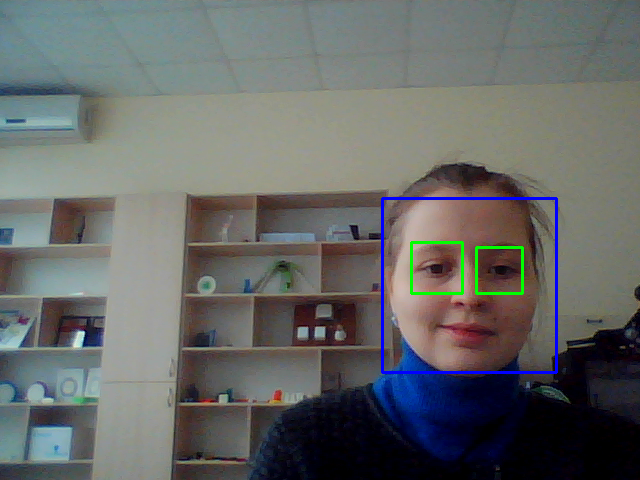
#> input picture opencv_frame_0.png, 640 x 480 px
$ python -i MyRecognition.py   (imports and definitions only)   (older library calls are emulated)
#> lines starting #> are read from the running program, lines starting #| are printed output that depends on the picture; after the words box and inside, x2 and y2 are one past the last pixel; in counts of white or black regions, pixels touching at a corner belong together
#> further down, picture is the input picture: shape (480, 640, 3); mean B, G, R 103.4, 104.4, 101.9
import cv2
import os
import numpy as np
import sys
import math
from matplotlib import pyplot as plt

# [35 lines left out: functions ReadCalibration, FaceRec, not called in this run]

def MonoSLAM(frame):
    kalman=cv2.KalmanFilter()

def DetectSpot(frame):

    gray = cv2.cvtColor(frame, cv2.COLOR_BGR2GRAY)
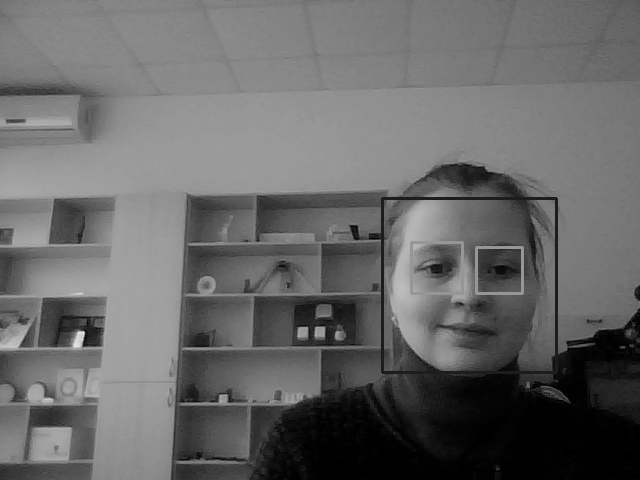
#> gray: shape (480, 640); min 0, max 231, mean 103.6
    thresh = cv2.threshold(gray, 150, 255, cv2.THRESH_BINARY)[1]
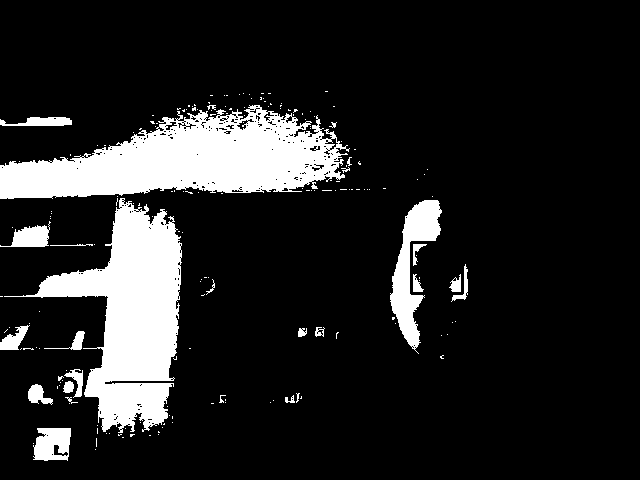
#> thresh: shape (480, 640); 14.2% white; 186 white regions (160 under 20 px), largest, box (x1, y1, x2, y2) and area: (0, 105, 350, 199) 18955, (4, 198, 182, 433) 16800, (390, 200, 442, 354) 3090
    labels = cv2.connectedComponents(thresh)[1]
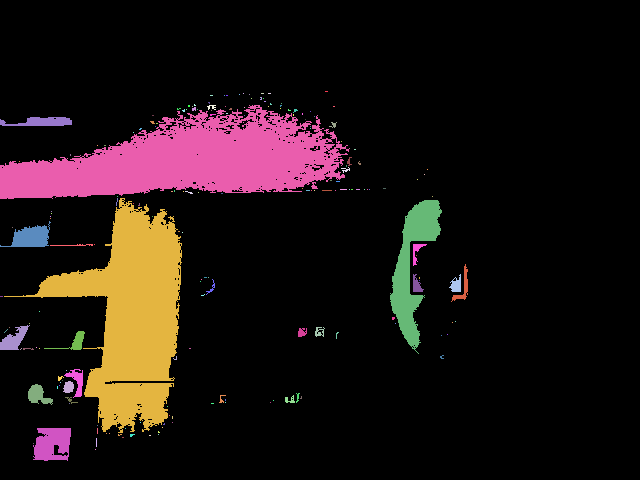
#> labels: shape (480, 640) int32; 187 distinct labels, from 0 to 186; one colour per label, 0 black
    mask = np.zeros(thresh.shape, dtype="uint8")
    (minVal, maxVal, minLoc, maxLoc) = cv2.minMaxLoc(gray)
#> minVal = 0; maxVal = 231; minLoc = (637, 313); maxLoc = (74, 346)
    x, y = maxLoc;
#> x = 74; y = 346
    #print(x,y)
    for label in np.unique(labels):
        if label == 0:
            continue
        labelMask = np.zeros(thresh.shape, dtype="uint8")
        labelMask[labels == label] = 255
        numPixels = cv2.countNonZero(labelMask)
        if labelMask[y, x] == 255 and numPixels<1500:
            mask = cv2.add(mask, labelMask)
#> this loop made 187 passes
#> numPixels on passes 2 to 4: 3, 1, 3
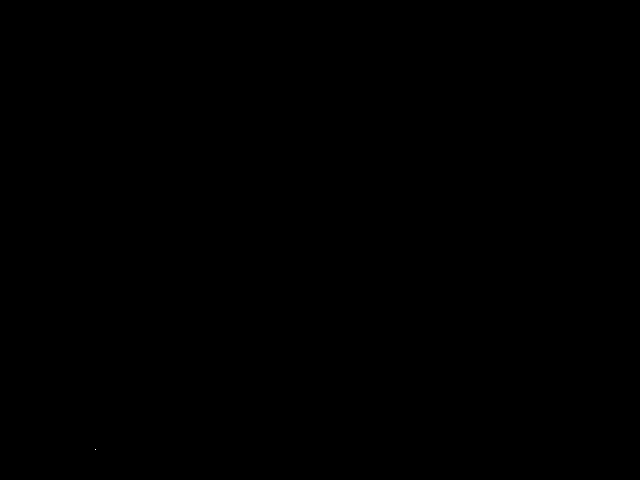
#> labelMask: shape (480, 640); 0% white in thin lines or dots, all inside (x1, y1, x2, y2) = (95, 449, 96, 450)
#> mask: shape (480, 640); 0.07% white; 1 white region, box (x1, y1, x2, y2) and area: (44, 331, 85, 350) 201
    hsv = cv2.cvtColor(frame.copy(), cv2.COLOR_BGR2HSV)
#> hsv: shape (480, 640, 3); mean H, S, V 63.3, 61.9, 114.3
    lower_red = np.array([173,90,120])
    upper_red = np.array([180,255,255])
    #frame = mask
    mask2 = cv2.inRange(hsv, lower_red, upper_red)
#> mask2: shape (480, 640); 0.11% white in thin lines or dots, all inside (x1, y1, x2, y2) = (202, 236, 490, 402)
    lower_red = np.array([0,90,120])
    upper_red = np.array([7,255,255])
    mask3 = cv2.inRange(hsv, lower_red, upper_red)
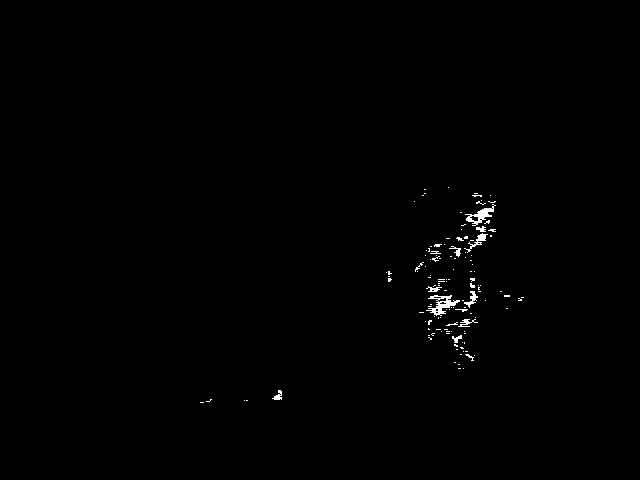
#> mask3: shape (480, 640); 0.5% white; 130 white regions (116 under 20 px), largest, box (x1, y1, x2, y2) and area: (426, 295, 460, 316) 277, (465, 204, 496, 226) 226, (464, 233, 488, 253) 112
    mask2 = cv2.add(mask2, mask3)
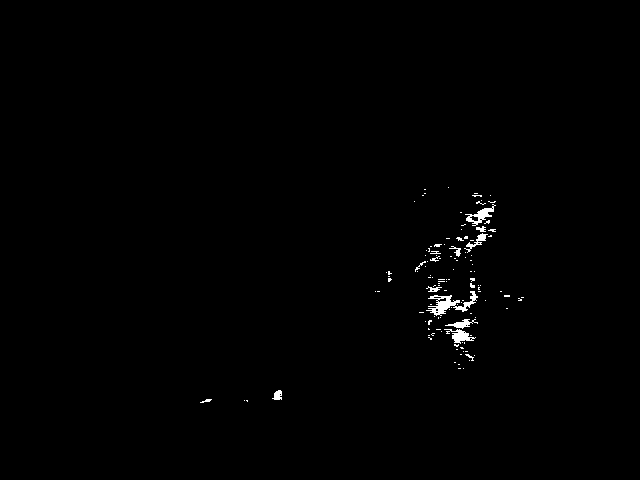
#> mask2: shape (480, 640); 0.61% white; 124 white regions (110 under 20 px), largest, box (x1, y1, x2, y2) and area: (426, 291, 478, 316) 454, (465, 204, 496, 226) 226, (444, 329, 476, 344) 206
    mask = cv2.add(mask, mask2)
    gauss = cv2.GaussianBlur(mask, (19, 19), 0)
    thresh = cv2.threshold(gauss, 127, 255, cv2.THRESH_BINARY)[1]
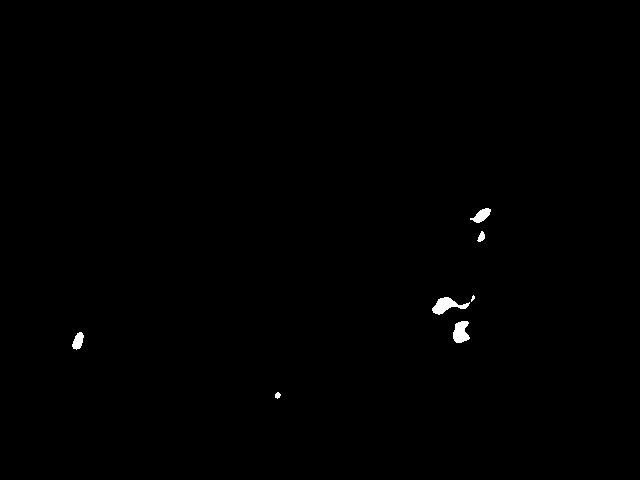
#> thresh: shape (480, 640); 0.33% white; 7 white regions (1 under 20 px)
    mask = thresh
    im2, cnts, hierarchy = cv2.findContours(mask.copy(), cv2.RETR_EXTERNAL,
                                            cv2.CHAIN_APPROX_SIMPLE)
#> cnts = 7 contours, 1 with area under 20; largest, box (x1, y1, x2, y2) and area: (432, 297, 470, 315) 275, (453, 321, 470, 343) 242, (470, 208, 491, 223) 144, (72, 332, 84, 350) 120, (477, 231, 485, 242) 42, (275, 392, 281, 399) 20

    # loop over the contours
    return cnts, mask

def testInterpolate(x1, y1, x2, y2, x):
    y = y1 + ((y2 - y1)/(x2 - x1))*(x - x1)
    return y

# [33 lines left out: function CalculateDistance, not called in this run]

def CalculatePixels(x1, y1, x2, y2):
    return math.sqrt((x1 - x2)**2 + (y1 - y2)**2)

# [41 lines left out: functions GetPoints, GetCoords, GetDistances, not called in this run]

>>> import cv2
>>> picture = cv2.imread('opencv_frame_0.png')
>>> result = DetectSpot(picture)
